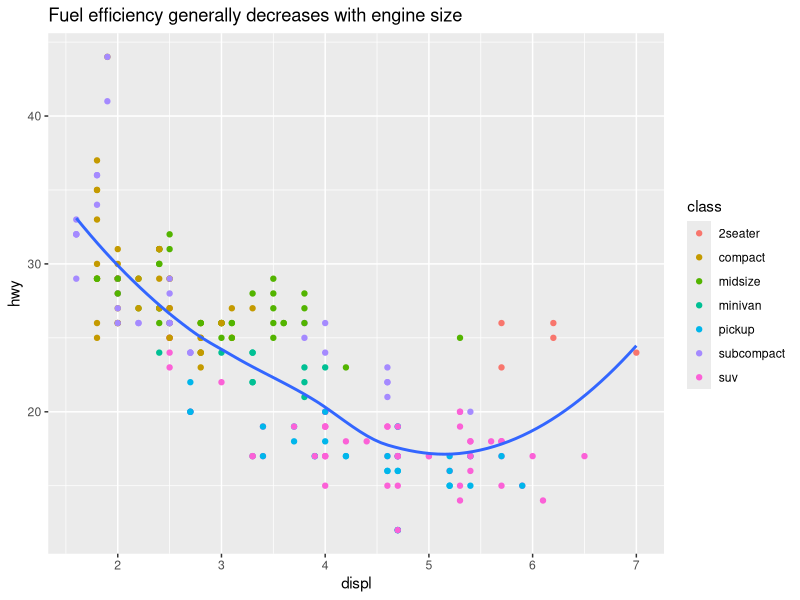
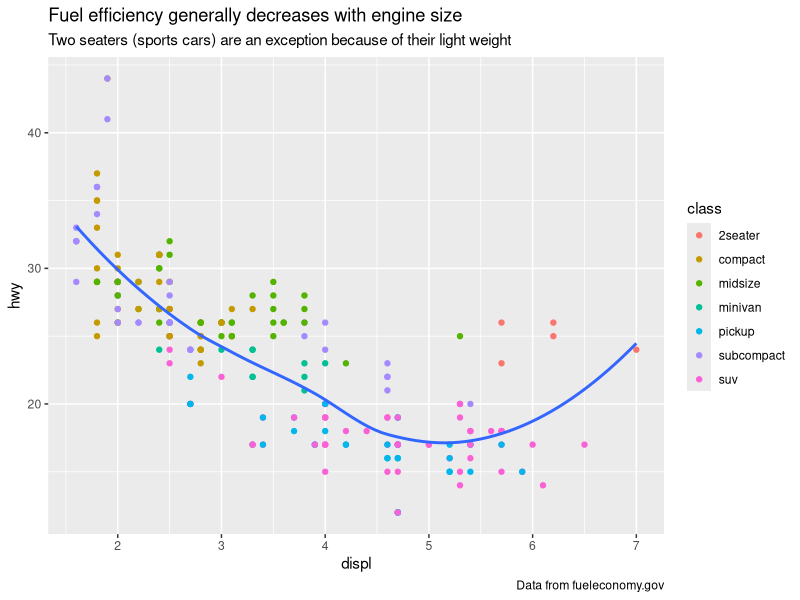
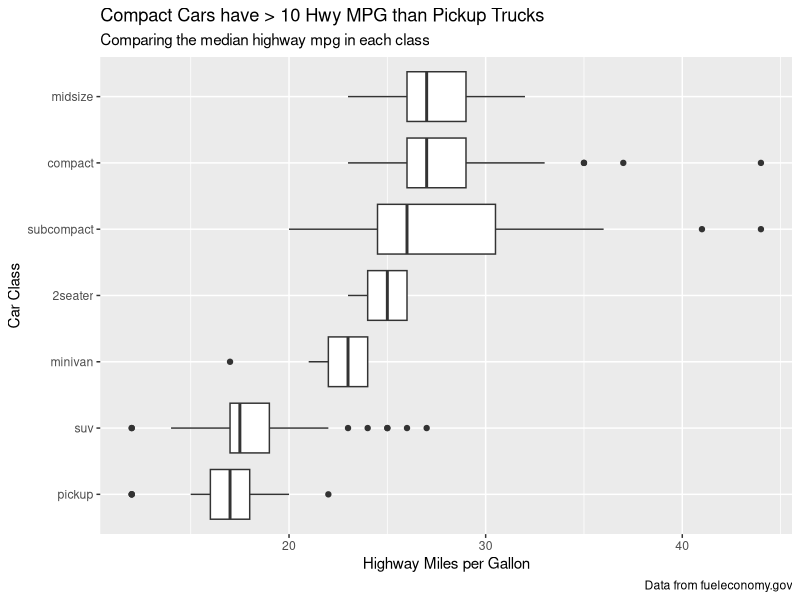
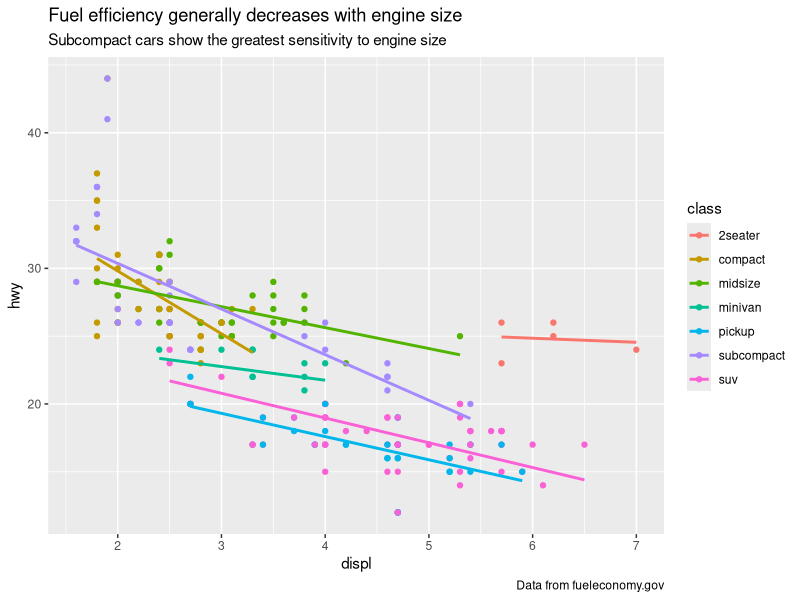

These figures' R source, in order: (Note: this script raises an error after producing the figures.)
## ---- chunk 1
library("tidyverse")
## ---- chunk 2
ggplot(mpg, aes(displ, hwy)) +
  geom_point(aes(color = class)) +
  geom_smooth(se = FALSE) +
  labs(title = "Fuel efficiency generally decreases with engine size")
## ---- chunk 3
ggplot(mpg, aes(displ, hwy)) +
  geom_point(aes(color = class)) +
  geom_smooth(se = FALSE) +
  labs(
    title = "Fuel efficiency generally decreases with engine size",
    subtitle = "Two seaters (sports cars) are an exception because of their light weight",
    caption = "Data from fueleconomy.gov"
  )
## ---- chunk 4
ggplot(data = mpg,
       mapping = aes(x = reorder(class, hwy, median), y = hwy)) + 
  geom_boxplot() +
  coord_flip() +
  labs(
    title = "Compact Cars have > 10 Hwy MPG than Pickup Trucks",
    subtitle = "Comparing the median highway mpg in each class",
    caption = "Data from fueleconomy.gov",
    x = "Car Class",
    y = "Highway Miles per Gallon"
  )
## ---- chunk 5
ggplot(mpg, aes(displ, hwy, colour = class)) +
  geom_point(aes(colour = class)) +
  geom_smooth(method = "lm", se = FALSE) +
  labs(
    title = "Fuel efficiency generally decreases with engine size",
    subtitle = "Subcompact cars show the greatest sensitivity to engine size",
    caption = "Data from fueleconomy.gov"
  )
## ---- chunk 6
mod <- lm(hwy ~ class, data = mpg)
mpg %>%
  add_residuals(mod) %>%
  ggplot(aes(displ, resid)) +
  geom_point() +
  geom_smooth(method = "lm", se = FALSE) +
  labs(
    title = "Fuel efficiency decreases with engine size",
    subtitle = "Highway MPG for Cars After Subtracing Mean MPG of their Class",
    caption = "Data from fueleconomy.gov",
    x = "Highway MPG Relative to Class",
    y = "Engine Displacement"
  )
## ---- chunk 7
label <- tribble(
  ~displ, ~hwy, ~label, ~vjust, ~hjust,
     Inf,  Inf,    "Top right", "top", "right",
     Inf, -Inf,    "Bottom right", "bottom", "right",
    -Inf,  Inf,    "Top left", "top", "left",
    -Inf, -Inf,    "Bottom left", "bottom", "left"
)

ggplot(mpg, aes(displ, hwy)) +
  geom_point() +
  geom_text(aes(label = label, vjust = vjust, hjust = hjust), data = label)
## ---- chunk 8
ggplot(mpg, aes(displ, hwy)) +
  geom_point() +
  annotate("text", x = Inf, y = Inf, 
           label = "Increasing engine size is \nrelated to decreasing fuel economy.", vjust = "top", hjust = "right")
## ---- chunk 9
label <- tibble(
  displ = Inf,
  hwy = Inf,
  label = "Increasing engine size is \nrelated to decreasing fuel economy."
)

ggplot(mpg, aes(displ, hwy)) +
  geom_point() +
  geom_text(aes(label = label), data = label, vjust = "top", hjust = "right",
            size = 2) +
  facet_wrap(~ class)
## ---- chunk 10
label <- tibble(
  displ = Inf,
  hwy = Inf,
  class = "2seater",
  label = "Increasing engine size is \nrelated to decreasing fuel economy."
)

ggplot(mpg, aes(displ, hwy)) +
  geom_point() +
  geom_text(aes(label = label), data = label, vjust = "top", hjust = "right",
            size = 2) +
  facet_wrap(~ class)
## ---- chunk 11
label <- tibble(
  displ = Inf,
  hwy = Inf,
  class = unique(mpg$class),
  label = stringr::str_c("Label for ", class)
)

ggplot(mpg, aes(displ, hwy)) +
  geom_point() +
  geom_text(aes(label = label), data = label, vjust = "top", hjust = "right",
            size = 3) +
  facet_wrap(~ class)
## ---- chunk 12
df <- tibble(
  x = rnorm(10000),
  y = rnorm(10000)
)
ggplot(df, aes(x, y)) +
  geom_hex() +
  scale_colour_gradient(low = "white", high = "red") +
  coord_fixed()
## ---- chunk 13
ggplot(df, aes(x, y)) +
  geom_hex() +
  scale_fill_gradient(low = "white", high = "red") +
  coord_fixed()
## ---- chunk 14
ggplot(mpg, aes(displ, hwy)) +
  geom_point(aes(colour = class)) +
  geom_smooth(se = FALSE) +
  labs(
    x = "Engine displacement (L)",
    y = "Highway fuel economy (mpg)",
    colour = "Car type"
  )
## ---- chunk 15
ggplot(mpg, aes(displ, hwy)) +
  geom_point(aes(colour = class)) +
  geom_smooth(se = FALSE) +
  scale_x_continuous("Engine displacement (L)") + 
  scale_y_continuous("Highway fuel economy (mpg)") +
  scale_colour_discrete("Car type")
## ---- chunk 16
years <- lubridate::make_date(seq(year(min(presidential$start)),
             year(max(presidential$end)),
             by = 4), 1, 1)

presidential %>%
  mutate(id = 33 + row_number(),
         name_id = stringr::str_c(name, " (", id, ")"),
         name_id = factor(name_id, levels = name_id)) %>%
  ggplot(aes(start, name_id, colour = party)) +
    geom_point() +
    geom_segment(aes(xend = end, yend = name_id)) +
    scale_colour_manual(values = c(Republican = "red", Democratic = "blue")) +
    scale_y_discrete(NULL) +
    scale_x_date(NULL, breaks = years, date_labels = "'%y") +
    theme(panel.grid.minor = element_blank())
## ---- chunk 17
ggplot(diamonds, aes(carat, price)) +
  geom_point(aes(colour = cut), alpha = 1/20)
## ---- chunk 18
ggplot(diamonds, aes(carat, price)) +
  geom_point(aes(colour = cut), alpha = 1/20)  +
  theme(legend.position = "bottom") +
  guides(colour = guide_legend(nrow = 1, override.aes = list(alpha = 1)))  
